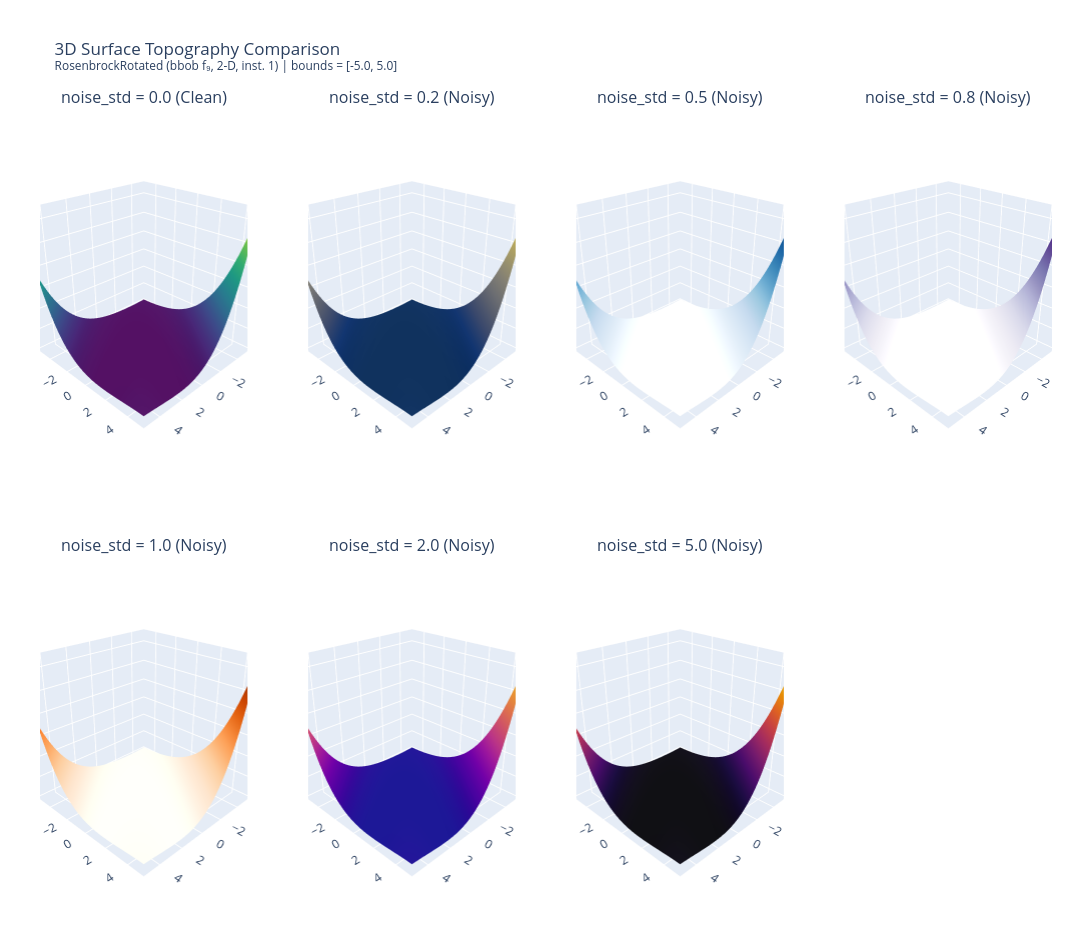

Notebook cell for this chart:
### Code cell
all_stds = [0.0, 0.2, 0.5, 0.8, 1.0, 2.0, 5.0]

fig_3d_titles = [f"noise_std = {std} ({'Clean' if std==0.0 else 'Noisy'})" for std in all_stds]
fig_3d = make_subplots(
    rows=2, cols=4,
    specs=[[{'type': 'surface'} for _ in range(4)] for _ in range(2)],
    subplot_titles=fig_3d_titles,
    horizontal_spacing=0.06,
    vertical_spacing=0.12
)

coords_3d = [(1, 1), (1, 2), (1, 3), (1, 4), (2, 1), (2, 2), (2, 3)]
colorscales_3d = ['Viridis', 'Cividis', 'Blues', 'Purples', 'Oranges', 'Plasma', 'Inferno']

for std, (r, c), cscale in zip(all_stds, coords_3d, colorscales_3d):
    # Plot original surface for 3D topology without log10 scaling
    fig_3d.add_trace(
        go.Surface(
            x=X, y=Y, 
            z=landscapes[std], 
            colorscale=cscale, 
            showscale=False
        ),
        row=r, col=c
    )

fig_3d.update_scenes(
    xaxis_title='x₁',
    yaxis_title='x₂',
    zaxis_title='f(x)',
    aspectmode='cube',
    camera=dict(
        eye=dict(x=1.7, y=1.7, z=1.2)
    )
)

fig_3d.update_layout(
    title_text=f"3D Surface Topography Comparison<br><sup>{problem.full_meta_str} | bounds = [{problem.lower_bound}, {problem.upper_bound}]</sup>",
    height=950,
    width=1450,
    margin=dict(l=40, r=40, t=110, b=40)
)

### Figure 1 — Plotly figure (JSON) as saved in the notebook; plotly's stock layout.template omitted (floating-point values rounded to 4 significant figures; data arrays with more than 128 entries replaced by an {"elided": "..."} marker saying what was removed)
{"data": [{"colorscale": [[0, "#440154"], [0.1111, "#482878"], [0.2222, "#3e4989"], [0.3333, "#31688e"], [0.4444, "#26828e"], [0.5556, "#1f9e89"], [0.6667, "#35b779"], [0.7778, "#6ece58"], [0.8889, "#b5de2b"], [1, "#fde725"]], "scene": "scene", "showscale": false, "type": "surface", "x": {"elided": "100x100 float values"}, "y": {"elided": "100x100 float values"}, "z": {"elided": "100x100 float values"}}, {"colorscale": [[0, "#00224e"], [0.1111, "#123570"], [0.2222, "#3b496c"], [0.3333, "#575d6d"], [0.4444, "#707173"], [0.5556, "#8a8678"], [0.6667, "#a59c74"], [0.7778, "#c3b369"], [0.8889, "#e1cc55"], [1, "#fee838"]], "scene": "scene2", "showscale": false, "type": "surface", "x": {"elided": "100x100 float values"}, "y": {"elided": "100x100 float values"}, "z": {"elided": "100x100 float values"}}, {"colorscale": [[0, "rgb(247,251,255)"], [0.125, "rgb(222,235,247)"], [0.25, "rgb(198,219,239)"], [0.375, "rgb(158,202,225)"], [0.5, "rgb(107,174,214)"], [0.625, "rgb(66,146,198)"], [0.75, "rgb(33,113,181)"], [0.875, "rgb(8,81,156)"], [1, "rgb(8,48,107)"]], "scene": "scene3", "showscale": false, "type": "surface", "x": {"elided": "100x100 float values"}, "y": {"elided": "100x100 float values"}, "z": {"elided": "100x100 float values"}}, {"colorscale": [[0, "rgb(252,251,253)"], [0.125, "rgb(239,237,245)"], [0.25, "rgb(218,218,235)"], [0.375, "rgb(188,189,220)"], [0.5, "rgb(158,154,200)"], [0.625, "rgb(128,125,186)"], [0.75, "rgb(106,81,163)"], [0.875, "rgb(84,39,143)"], [1, "rgb(63,0,125)"]], "scene": "scene4", "showscale": false, "type": "surface", "x": {"elided": "100x100 float values"}, "y": {"elided": "100x100 float values"}, "z": {"elided": "100x100 float values"}}, {"colorscale": [[0, "rgb(255,245,235)"], [0.125, "rgb(254,230,206)"], [0.25, "rgb(253,208,162)"], [0.375, "rgb(253,174,107)"], [0.5, "rgb(253,141,60)"], [0.625, "rgb(241,105,19)"], [0.75, "rgb(217,72,1)"], [0.875, "rgb(166,54,3)"], [1, "rgb(127,39,4)"]], "scene": "scene5", "showscale": false, "type": "surface", "x": {"elided": "100x100 float values"}, "y": {"elided": "100x100 float values"}, "z": {"elided": "100x100 float values"}}, {"colorscale": [[0, "#0d0887"], [0.1111, "#46039f"], [0.2222, "#7201a8"], [0.3333, "#9c179e"], [0.4444, "#bd3786"], [0.5556, "#d8576b"], [0.6667, "#ed7953"], [0.7778, "#fb9f3a"], [0.8889, "#fdca26"], [1, "#f0f921"]], "scene": "scene6", "showscale": false, "type": "surface", "x": {"elided": "100x100 float values"}, "y": {"elided": "100x100 float values"}, "z": {"elided": "100x100 float values"}}, {"colorscale": [[0, "#000004"], [0.1111, "#1b0c41"], [0.2222, "#4a0c6b"], [0.3333, "#781c6d"], [0.4444, "#a52c60"], [0.5556, "#cf4446"], [0.6667, "#ed6925"], [0.7778, "#fb9b06"], [0.8889, "#f7d13d"], [1, "#fcffa4"]], "scene": "scene7", "showscale": false, "type": "surface", "x": {"elided": "100x100 float values"}, "y": {"elided": "100x100 float values"}, "z": {"elided": "100x100 float values"}}], "layout": {"annotations": [{"font": {"size": 16}, "showarrow": false, "text": "noise_std = 0.0 (Clean)", "x": 0.1025, "xanchor": "center", "xref": "paper", "y": 1, "yanchor": "bottom", "yref": "paper"}, {"font": {"size": 16}, "showarrow": false, "text": "noise_std = 0.2 (Noisy)", "x": 0.3675, "xanchor": "center", "xref": "paper", "y": 1, "yanchor": "bottom", "yref": "paper"}, {"font": {"size": 16}, "showarrow": false, "text": "noise_std = 0.5 (Noisy)", "x": 0.6325, "xanchor": "center", "xref": "paper", "y": 1, "yanchor": "bottom", "yref": "paper"}, {"font": {"size": 16}, "showarrow": false, "text": "noise_std = 0.8 (Noisy)", "x": 0.8975, "xanchor": "center", "xref": "paper", "y": 1, "yanchor": "bottom", "yref": "paper"}, {"font": {"size": 16}, "showarrow": false, "text": "noise_std = 1.0 (Noisy)", "x": 0.1025, "xanchor": "center", "xref": "paper", "y": 0.44, "yanchor": "bottom", "yref": "paper"}, {"font": {"size": 16}, "showarrow": false, "text": "noise_std = 2.0 (Noisy)", "x": 0.3675, "xanchor": "center", "xref": "paper", "y": 0.44, "yanchor": "bottom", "yref": "paper"}, {"font": {"size": 16}, "showarrow": false, "text": "noise_std = 5.0 (Noisy)", "x": 0.6325, "xanchor": "center", "xref": "paper", "y": 0.44, "yanchor": "bottom", "yref": "paper"}], "height": 950, "margin": {"b": 40, "l": 40, "r": 40, "t": 110}, "scene": {"aspectmode": "cube", "camera": {"eye": {"x": 1.7, "y": 1.7, "z": 1.2}}, "domain": {"x": [0, 0.205], "y": [0.56, 1]}, "xaxis": {"title": {"text": "x₁"}}, "yaxis": {"title": {"text": "x₂"}}, "zaxis": {"title": {"text": "f(x)"}}}, "scene2": {"aspectmode": "cube", "camera": {"eye": {"x": 1.7, "y": 1.7, "z": 1.2}}, "domain": {"x": [0.265, 0.47], "y": [0.56, 1]}, "xaxis": {"title": {"text": "x₁"}}, "yaxis": {"title": {"text": "x₂"}}, "zaxis": {"title": {"text": "f(x)"}}}, "scene3": {"aspectmode": "cube", "camera": {"eye": {"x": 1.7, "y": 1.7, "z": 1.2}}, "domain": {"x": [0.53, 0.735], "y": [0.56, 1]}, "xaxis": {"title": {"text": "x₁"}}, "yaxis": {"title": {"text": "x₂"}}, "zaxis": {"title": {"text": "f(x)"}}}, "scene4": {"aspectmode": "cube", "camera": {"eye": {"x": 1.7, "y": 1.7, "z": 1.2}}, "domain": {"x": [0.795, 1], "y": [0.56, 1]}, "xaxis": {"title": {"text": "x₁"}}, "yaxis": {"title": {"text": "x₂"}}, "zaxis": {"title": {"text": "f(x)"}}}, "scene5": {"aspectmode": "cube", "camera": {"eye": {"x": 1.7, "y": 1.7, "z": 1.2}}, "domain": {"x": [0, 0.205], "y": [0, 0.44]}, "xaxis": {"title": {"text": "x₁"}}, "yaxis": {"title": {"text": "x₂"}}, "zaxis": {"title": {"text": "f(x)"}}}, "scene6": {"aspectmode": "cube", "camera": {"eye": {"x": 1.7, "y": 1.7, "z": 1.2}}, "domain": {"x": [0.265, 0.47], "y": [0, 0.44]}, "xaxis": {"title": {"text": "x₁"}}, "yaxis": {"title": {"text": "x₂"}}, "zaxis": {"title": {"text": "f(x)"}}}, "scene7": {"aspectmode": "cube", "camera": {"eye": {"x": 1.7, "y": 1.7, "z": 1.2}}, "domain": {"x": [0.53, 0.735], "y": [0, 0.44]}, "xaxis": {"title": {"text": "x₁"}}, "yaxis": {"title": {"text": "x₂"}}, "zaxis": {"title": {"text": "f(x)"}}}, "scene8": {"aspectmode": "cube", "camera": {"eye": {"x": 1.7, "y": 1.7, "z": 1.2}}, "domain": {"x": [0.795, 1], "y": [0, 0.44]}, "xaxis": {"title": {"text": "x₁"}}, "yaxis": {"title": {"text": "x₂"}}, "zaxis": {"title": {"text": "f(x)"}}}, "title": {"text": "3D Surface Topography Comparison<br><sup>RosenbrockRotated (bbob f₉, 2-D, inst. 1) | bounds = [-5.0, 5.0]</sup>"}, "width": 1450}}
